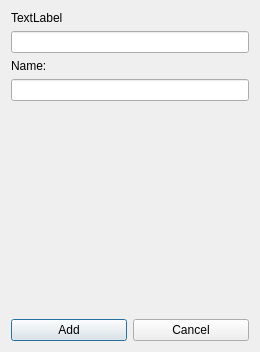
<?xml version="1.0" encoding="UTF-8"?>
<ui version="4.0">
 <class>AddContact</class>
 <widget class="QDialog" name="AddContact">
  <property name="geometry">
   <rect>
    <x>0</x>
    <y>0</y>
    <width>260</width>
    <height>352</height>
   </rect>
  </property>
  <property name="windowTitle">
   <string>Add contact</string>
  </property>
  <layout class="QGridLayout" name="gridLayout">
   <item row="0" column="0">
    <widget class="QStackedWidget" name="stackedWidget">
     <property name="currentIndex">
      <number>1</number>
     </property>
     <widget class="QWidget" name="accountPage">
      <layout class="QVBoxLayout" name="accountLayout">
       <property name="margin">
        <number>0</number>
       </property>
       <item>
        <spacer name="verticalSpacer">
         <property name="orientation">
          <enum>Qt::Vertical</enum>
         </property>
         <property name="sizeHint" stdset="0">
          <size>
           <width>20</width>
           <height>325</height>
          </size>
         </property>
        </spacer>
       </item>
      </layout>
     </widget>
     <widget class="QWidget" name="contactPage">
      <layout class="QVBoxLayout" name="verticalLayout_2">
       <property name="margin">
        <number>0</number>
       </property>
       <item>
        <widget class="QLabel" name="IDLabel">
         <property name="text">
          <string>TextLabel</string>
         </property>
        </widget>
       </item>
       <item>
        <widget class="QLineEdit" name="editId"/>
       </item>
       <item>
        <widget class="QLabel" name="label_2">
         <property name="text">
          <string>Name:</string>
         </property>
        </widget>
       </item>
       <item>
        <widget class="QLineEdit" name="editName"/>
       </item>
       <item>
        <spacer name="verticalSpacer_2">
         <property name="orientation">
          <enum>Qt::Vertical</enum>
         </property>
         <property name="sizeHint" stdset="0">
          <size>
           <width>20</width>
           <height>40</height>
          </size>
         </property>
        </spacer>
       </item>
       <item>
        <layout class="QHBoxLayout" name="horizontalLayout">
         <item>
          <widget class="QPushButton" name="okButton">
           <property name="text">
            <string>Add</string>
           </property>
          </widget>
         </item>
         <item>
          <widget class="QPushButton" name="cancelButton">
           <property name="text">
            <string>Cancel</string>
           </property>
          </widget>
         </item>
        </layout>
       </item>
      </layout>
     </widget>
    </widget>
   </item>
  </layout>
 </widget>
 <resources/>
 <connections/>
</ui>
